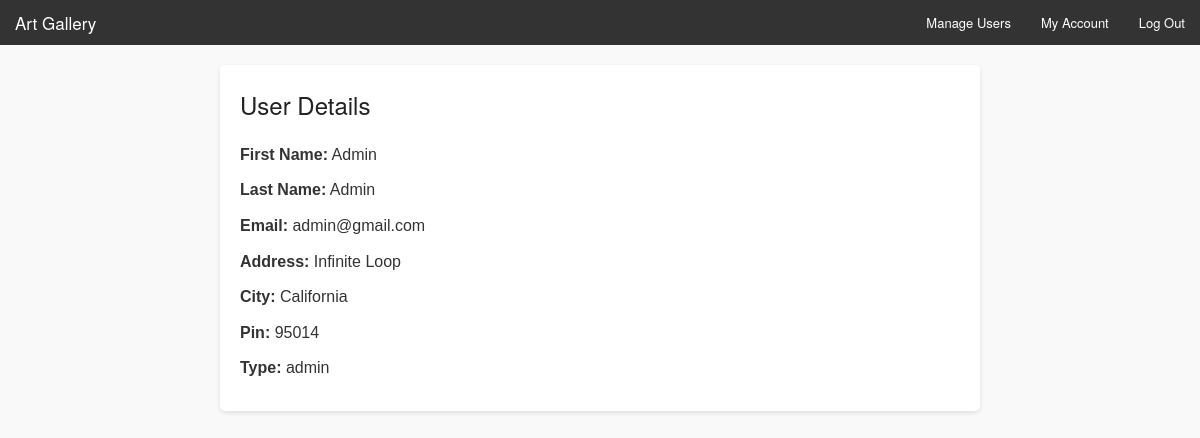
The page /admin/view_user.php?id=1 (signed in) on the database its author committed.
### tables this page shows
CREATE TABLE `users` (
  `id` int(11) NOT NULL,
  `fname` varchar(255) NOT NULL,
  `lname` varchar(255) NOT NULL,
  `address` varchar(255) NOT NULL,
  `city` varchar(100) NOT NULL,
  `pin` int(6) NOT NULL,
  `email` varchar(255) NOT NULL,
  `password` varchar(15) NOT NULL,
  `type` varchar(20) NOT NULL DEFAULT 'user'
);

### admin/view_user.php (the view, shortened to what this page needs)
<?php
include '../config.php';
if (isset($_GET['id'])) {
  $id = $_GET['id'];
  $result = $mysqli->query("SELECT * FROM users WHERE id = $id");
  if ($result) {
    $row = $result->fetch_assoc();
    $fname = $row['fname'];
    $lname = $row['lname'];
    $email = $row['email'];
    $address = $row['address'];
    $city = $row['city'];
    $pin = $row['pin'];
    $type = $row['type'];
  } else {
    header("location:manage_users.php");
  }
} else {
  header("location:manage_users.php");
}
?>
<!doctype html>
<html class="no-js" lang="en">
<head>
  <link rel="stylesheet" href="../css/foundation.css" />
</head>
<body>
  <nav class="top-bar" data-topbar role="navigation">
    <ul class="title-area">
      <li class="name">
        <h1><a href="../index.php">Art Gallery</a></h1>
      </li>
    </ul>
    <section class="top-bar-section">
      <ul class="right">
        <li><a href="../admin/manage_users.php">Manage Users</a></li>
        <?php
        if (isset($_SESSION['username'])) {
          echo '<li><a href="../account.php">My Account</a></li>';
          echo '<li><a href="../logout.php">Log Out</a></li>';
        } else {
          echo '<li><a href="../login.php">Log In</a></li>';
          echo '<li><a href="../register.php">Register</a></li>';
        }
        ?>
      </ul>
    </section>
  </nav>
  <div class="container">
    <div class="user-details">
      <h1>User Details</h1>
      <p><strong>First Name:</strong> <?php echo $fname; ?></p>
      <p><strong>Last Name:</strong> <?php echo $lname; ?></p>
      <p><strong>Email:</strong> <?php echo $email; ?></p>
      <p><strong>Address:</strong> <?php echo $address; ?></p>
      <p><strong>City:</strong> <?php echo $city; ?></p>
      <p><strong>Pin:</strong> <?php echo $pin; ?></p>
      <p><strong>Type:</strong> <?php echo $type; ?></p>
    </div>
  </div>
</body>
</html>

### admin/view_user.php (style rules this page uses)
body { background-color: #f9f9f9; font-family: Arial, sans-serif; color: #333; line-height: 1.5; }
.container { max-width: 800px; margin: 0 auto; padding: 20px; }
h1 { font-size: 24px; margin-bottom: 20px; }
.user-details { background-color: #fff; padding: 20px; border-radius: 5px; box-shadow: 0 2px 5px rgba(0, 0, 0, 0.1); }
.user-details p { margin: 10px 0; }
.user-details strong { font-weight: bold; }

### rows shown on the page
users: fname "Admin", lname "Admin", email "admin@gmail.com", address "Infinite Loop", city "California", pin "95014", type "admin"
